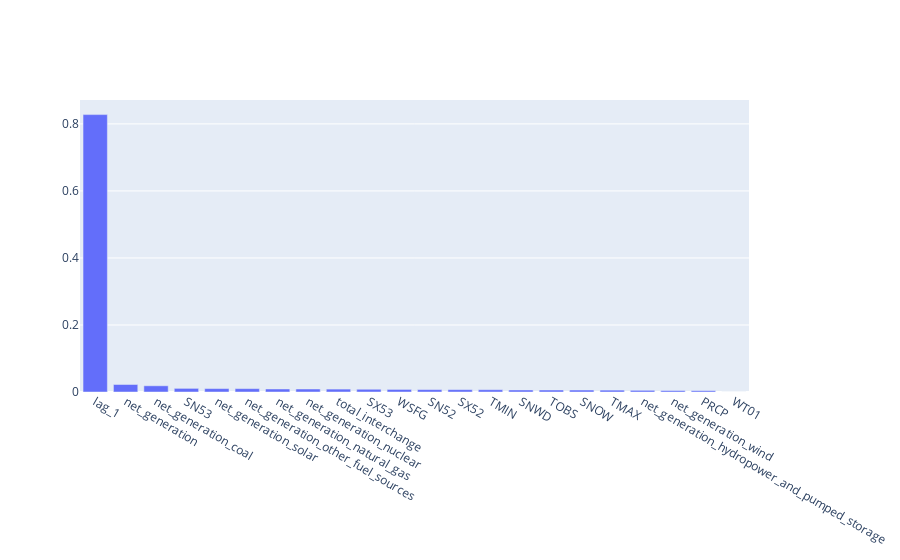

Notebook code cell kept with this figure:
### Code cell
importance = forecaster.get_feature_importances()
go.Figure(go.Bar(x=importance.feature, y=importance.importance))

### Figure 1 — Plotly figure (JSON) as saved in the notebook; plotly's stock layout.template omitted (floating-point values rounded to 4 significant figures)
{"data": [{"type": "bar", "x": ["lag_1", "net_generation", "net_generation_coal", "SN53", "net_generation_solar", "net_generation_other_fuel_sources", "net_generation_natural_gas", "net_generation_nuclear", "total_interchange", "SX53", "WSFG", "SN52", "SX52", "TMIN", "SNWD", "TOBS", "SNOW", "TMAX", "net_generation_hydropower_and_pumped_storage", "net_generation_wind", "PRCP", "WT01"], "y": [0.8277, 0.0224, 0.01854, 0.01082, 0.01019, 0.01005, 0.008977, 0.008957, 0.008652, 0.008179, 0.007691, 0.007188, 0.007087, 0.006865, 0.006045, 0.005928, 0.005886, 0.005599, 0.005, 0.004228, 0.003977, 0]}], "layout": {"autosize": true, "xaxis": {"autorange": true, "range": [-0.5, 21.5], "type": "category"}, "yaxis": {"autorange": true, "range": [0, 0.8713], "type": "linear"}}}
